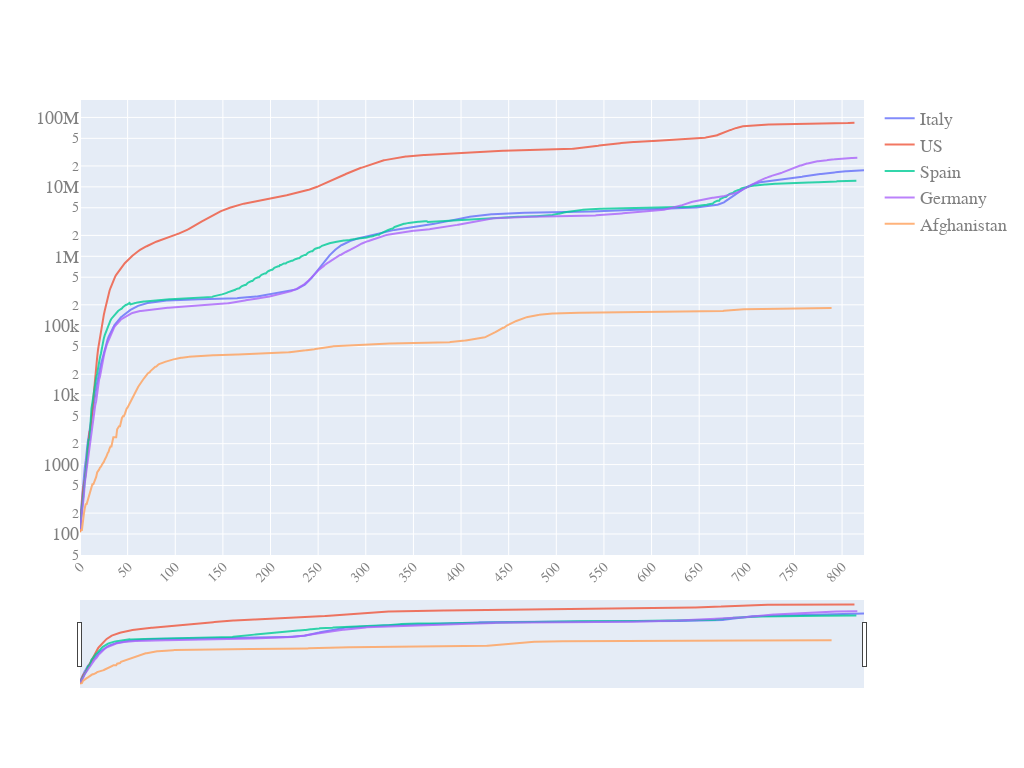

Notebook source saved alongside this figure:
### Code cell
quick_plot(pd_sync_timeline.date,
           pd_sync_timeline.iloc[:,:-1],
           y_scale='log',
           slider=True)

### Figure 1 — Plotly figure (JSON) as saved in the notebook; plotly's stock layout.template omitted (floating-point values rounded to 4 significant figures; data arrays with more than 128 entries replaced by an {"elided": "..."} marker saying what was removed)
{"data": [{"name": "Italy", "opacity": 0.8, "type": "scatter", "x": {"elided": "824 int values"}, "y": {"elided": "824 int values"}}, {"name": "US", "opacity": 0.8, "type": "scatter", "x": {"elided": "824 int values"}, "y": {"elided": "824 int values"}}, {"name": "Spain", "opacity": 0.8, "type": "scatter", "x": {"elided": "824 int values"}, "y": {"elided": "824 int values"}}, {"name": "Germany", "opacity": 0.8, "type": "scatter", "x": {"elided": "824 int values"}, "y": {"elided": "824 int values"}}, {"name": "Afghanistan", "opacity": 0.8, "type": "scatter", "x": {"elided": "824 int values"}, "y": {"elided": "824 int values"}}], "layout": {"autosize": true, "font": {"color": "#7f7f7f", "family": "PT Sans, monospace", "size": 18}, "height": 768, "width": 1024, "xaxis": {"nticks": 20, "rangeslider": {"visible": true}, "tickangle": -45, "tickfont": {"color": "#7f7f7f", "size": 14}}, "yaxis": {"type": "log"}}}
